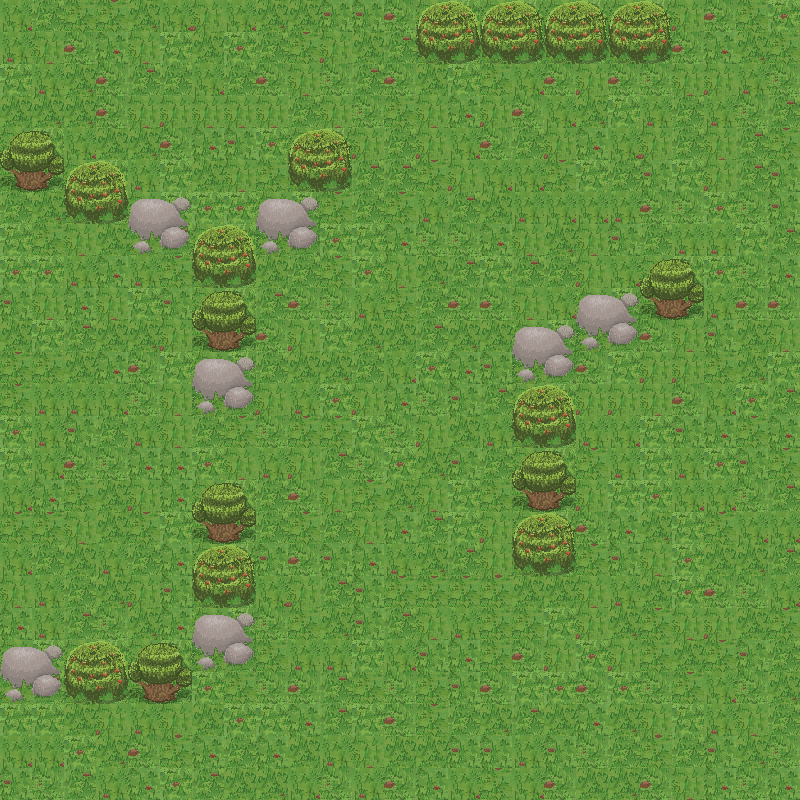

Tiled map render using the project's own tile images. Description and the map definition, with tile-layer contents summarised, below:
An orthogonal 25x25 tile map with 32x32 px tiles, 1 tile layer (tiles) and 18 objects (5x npc, hero).

<map version="1.0" orientation="orthogonal" renderorder="right-down" width="25" height="25" tilewidth="32" tileheight="32" nextobjectid="76">
 <tileset firstgid="1" name="ground" tilewidth="32" tileheight="32" tilecount="48" columns="12">
  <image source="ground_tiles.png" width="384" height="128" />
 </tileset>
 <layer name="tiles" width="25" height="25">
  <data>[625 cells, 625 non-empty, 36 distinct tile ids]</data>
 </layer>
 <objectgroup name="obstacles">
  <object id="55" x="63.8702" y="162.265" width="63.0071" height="60.4177" />
  <object id="56" x="129.467" y="194.2" width="61.2809" height="57.8284" />
  <object id="57" x="190.747" y="224.409" width="64.7333" height="191.611" />
  <object id="58" x="252.028" y="195.063" width="66.4595" height="59.5546" />
  <object id="59" x="290.005" y="128.603" width="62.144" height="62.144" />
  <object id="61" x="416.019" y="-1.72622" width="254.618" height="63.0071" />
  <object id="62" x="639.565" y="255.481" width="63.8702" height="61.2809" />
  <object id="63" x="576.558" y="289.142" width="63.8702" height="61.2809" />
  <object id="64" x="513.551" y="319.351" width="63.0071" height="257.207" />
  <object id="65" x="193.337" y="481.616" width="60.4177" height="188.158" />
  <object id="66" x="1.72622" y="641.291" width="194.2" height="60.4177" />
  <object id="67" x="0.863111" y="131.193" width="61.2809" height="56.9653" />
 </objectgroup>
 <objectgroup name="units">
  <object id="69" type="npc" x="264.416" y="21.24" width="26.7564" height="28.4827">
   <ellipse />
  </object>
  <object id="71" type="npc" x="624.622" y="82.7587" width="26.7564" height="28.4827">
   <ellipse />
  </object>
  <object id="72" type="npc" x="749.622" y="234.759" width="26.7564" height="28.4827">
   <ellipse />
  </object>
  <object id="73" type="npc" x="717.622" y="453.759" width="26.7564" height="28.4827">
   <ellipse />
  </object>
  <object id="74" type="npc" x="757.622" y="642.759" width="26.7564" height="28.4827">
   <ellipse />
  </object>
  <object id="75" type="hero" x="72.6218" y="592.759" width="26.7564" height="28.4827">
   <ellipse />
  </object>
 </objectgroup>
</map>
